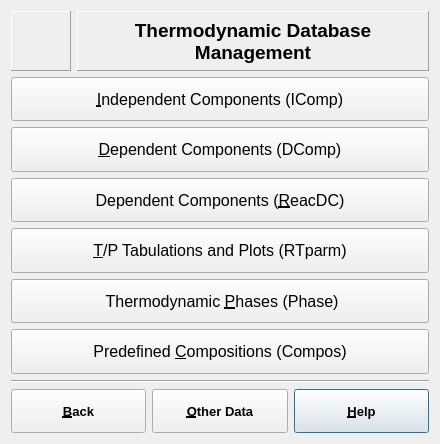
<?xml version="1.0" encoding="UTF-8"?>
<ui version="4.0">
 <class>DBDialogData</class>
 <widget class="QWidget" name="DBDialogData">
  <property name="geometry">
   <rect>
    <x>0</x>
    <y>0</y>
    <width>440</width>
    <height>444</height>
   </rect>
  </property>
  <property name="sizePolicy">
   <sizepolicy hsizetype="MinimumExpanding" vsizetype="MinimumExpanding">
    <horstretch>0</horstretch>
    <verstretch>0</verstretch>
   </sizepolicy>
  </property>
  <property name="minimumSize">
   <size>
    <width>440</width>
    <height>440</height>
   </size>
  </property>
  <property name="baseSize">
   <size>
    <width>0</width>
    <height>0</height>
   </size>
  </property>
  <property name="font">
   <font>
    <pointsize>10</pointsize>
   </font>
  </property>
  <property name="windowTitle">
   <string>DBDialogData</string>
  </property>
  <layout class="QVBoxLayout">
   <item>
    <layout class="QHBoxLayout">
     <item>
      <widget class="QLabel" name="pImg1">
       <property name="sizePolicy">
        <sizepolicy hsizetype="Fixed" vsizetype="Fixed">
         <horstretch>0</horstretch>
         <verstretch>0</verstretch>
        </sizepolicy>
       </property>
       <property name="minimumSize">
        <size>
         <width>60</width>
         <height>60</height>
        </size>
       </property>
       <property name="frameShape">
        <enum>QFrame::Panel</enum>
       </property>
       <property name="frameShadow">
        <enum>QFrame::Raised</enum>
       </property>
       <property name="pixmap">
        <pixmap resource="../../img.qrc">:/images/img/gems50.png</pixmap>
       </property>
       <property name="scaledContents">
        <bool>true</bool>
       </property>
       <property name="alignment">
        <set>Qt::AlignCenter</set>
       </property>
       <property name="wordWrap">
        <bool>false</bool>
       </property>
      </widget>
     </item>
     <item>
      <widget class="QLabel" name="TextLabel1">
       <property name="font">
        <font>
         <family>Arial</family>
         <pointsize>14</pointsize>
         <weight>75</weight>
         <italic>false</italic>
         <bold>true</bold>
        </font>
       </property>
       <property name="frameShape">
        <enum>QFrame::Panel</enum>
       </property>
       <property name="frameShadow">
        <enum>QFrame::Raised</enum>
       </property>
       <property name="text">
        <string>Thermodynamic Database Management</string>
       </property>
       <property name="alignment">
        <set>Qt::AlignCenter</set>
       </property>
       <property name="wordWrap">
        <bool>true</bool>
       </property>
      </widget>
     </item>
    </layout>
   </item>
   <item>
    <widget class="QPushButton" name="PushButton1">
     <property name="sizePolicy">
      <sizepolicy hsizetype="Minimum" vsizetype="Minimum">
       <horstretch>0</horstretch>
       <verstretch>0</verstretch>
      </sizepolicy>
     </property>
     <property name="font">
      <font>
       <pointsize>12</pointsize>
      </font>
     </property>
     <property name="toolTip">
      <string>Basic data describing stoichiometry units (eg. chemical elements)</string>
     </property>
     <property name="text">
      <string>&amp;Independent Components (IComp)</string>
     </property>
     <property name="shortcut">
      <string>Alt+I</string>
     </property>
     <property name="default">
      <bool>false</bool>
     </property>
    </widget>
   </item>
   <item>
    <widget class="QPushButton" name="PushButton1_2">
     <property name="sizePolicy">
      <sizepolicy hsizetype="Minimum" vsizetype="Minimum">
       <horstretch>0</horstretch>
       <verstretch>0</verstretch>
      </sizepolicy>
     </property>
     <property name="font">
      <font>
       <pointsize>12</pointsize>
      </font>
     </property>
     <property name="toolTip">
      <string>Formulae and standard-state thermochemical / EOS data  for species</string>
     </property>
     <property name="text">
      <string>&amp;Dependent Components (DComp)</string>
     </property>
     <property name="shortcut">
      <string>Alt+D</string>
     </property>
    </widget>
   </item>
   <item>
    <widget class="QPushButton" name="PushButton2_2">
     <property name="sizePolicy">
      <sizepolicy hsizetype="Minimum" vsizetype="Minimum">
       <horstretch>0</horstretch>
       <verstretch>0</verstretch>
      </sizepolicy>
     </property>
     <property name="font">
      <font>
       <pointsize>12</pointsize>
      </font>
     </property>
     <property name="toolTip">
      <string>Formulae and standard-state data for a species defined via reactions with other species</string>
     </property>
     <property name="text">
      <string>Dependent Components (&amp;ReacDC)</string>
     </property>
     <property name="shortcut">
      <string>Alt+R</string>
     </property>
    </widget>
   </item>
   <item>
    <widget class="QPushButton" name="PushButton1_2_2">
     <property name="sizePolicy">
      <sizepolicy hsizetype="Minimum" vsizetype="Minimum">
       <horstretch>0</horstretch>
       <verstretch>0</verstretch>
      </sizepolicy>
     </property>
     <property name="font">
      <font>
       <pointsize>12</pointsize>
      </font>
     </property>
     <property name="toolTip">
      <string>Definitions of T-P grid, calculation and plotting of thermodynamic data for dependent components</string>
     </property>
     <property name="text">
      <string>&amp;T/P Tabulations and Plots (RTparm)</string>
     </property>
     <property name="shortcut">
      <string>Alt+T</string>
     </property>
    </widget>
   </item>
   <item>
    <widget class="QPushButton" name="PushButton2_2_2">
     <property name="sizePolicy">
      <sizepolicy hsizetype="Minimum" vsizetype="Minimum">
       <horstretch>0</horstretch>
       <verstretch>0</verstretch>
      </sizepolicy>
     </property>
     <property name="font">
      <font>
       <pointsize>12</pointsize>
      </font>
     </property>
     <property name="toolTip">
      <string>Definitions of single- and multi-component phases to construct chemical systems</string>
     </property>
     <property name="text">
      <string> Thermodynamic &amp;Phases (Phase)</string>
     </property>
     <property name="shortcut">
      <string>Alt+P</string>
     </property>
    </widget>
   </item>
   <item>
    <widget class="QPushButton" name="PushButton2">
     <property name="sizePolicy">
      <sizepolicy hsizetype="Minimum" vsizetype="Minimum">
       <horstretch>0</horstretch>
       <verstretch>0</verstretch>
      </sizepolicy>
     </property>
     <property name="font">
      <font>
       <pointsize>12</pointsize>
      </font>
     </property>
     <property name="toolTip">
      <string>Definitions of stoichiometry entities for setting up bulk composition of chemical systems</string>
     </property>
     <property name="text">
      <string>Predefined &amp;Compositions (Compos)</string>
     </property>
     <property name="shortcut">
      <string>Alt+C</string>
     </property>
    </widget>
   </item>
   <item>
    <widget class="Line" name="Line1">
     <property name="frameShape">
      <enum>QFrame::HLine</enum>
     </property>
     <property name="frameShadow">
      <enum>QFrame::Sunken</enum>
     </property>
    </widget>
   </item>
   <item>
    <layout class="QHBoxLayout">
     <property name="spacing">
      <number>6</number>
     </property>
     <property name="margin">
      <number>0</number>
     </property>
     <item>
      <widget class="QPushButton" name="PushButton3">
       <property name="sizePolicy">
        <sizepolicy hsizetype="Minimum" vsizetype="Minimum">
         <horstretch>0</horstretch>
         <verstretch>0</verstretch>
        </sizepolicy>
       </property>
       <property name="font">
        <font>
         <pointsize>10</pointsize>
         <weight>75</weight>
         <bold>true</bold>
        </font>
       </property>
       <property name="toolTip">
        <string>Returns to GEM-Selektor Main dialog</string>
       </property>
       <property name="text">
        <string>&amp;Back</string>
       </property>
       <property name="shortcut">
        <string>Alt+B</string>
       </property>
       <property name="default">
        <bool>false</bool>
       </property>
      </widget>
     </item>
     <item>
      <widget class="QPushButton" name="PushButton4">
       <property name="sizePolicy">
        <sizepolicy hsizetype="Minimum" vsizetype="Minimum">
         <horstretch>0</horstretch>
         <verstretch>0</verstretch>
        </sizepolicy>
       </property>
       <property name="font">
        <font>
         <pointsize>10</pointsize>
         <weight>75</weight>
         <bold>true</bold>
        </font>
       </property>
       <property name="toolTip">
        <string>Press to manage records of other data types</string>
       </property>
       <property name="text">
        <string>&amp;Other Data</string>
       </property>
       <property name="shortcut">
        <string>Alt+O</string>
       </property>
      </widget>
     </item>
     <item>
      <widget class="QPushButton" name="PushButton5">
       <property name="sizePolicy">
        <sizepolicy hsizetype="Minimum" vsizetype="Minimum">
         <horstretch>0</horstretch>
         <verstretch>0</verstretch>
        </sizepolicy>
       </property>
       <property name="font">
        <font>
         <pointsize>10</pointsize>
         <weight>75</weight>
         <bold>true</bold>
        </font>
       </property>
       <property name="toolTip">
        <string>Learn about structure and access mechanisms of thermodynamic database</string>
       </property>
       <property name="text">
        <string>&amp;Help</string>
       </property>
       <property name="shortcut">
        <string>Alt+H</string>
       </property>
       <property name="default">
        <bool>true</bool>
       </property>
      </widget>
     </item>
    </layout>
   </item>
  </layout>
 </widget>
 <layoutdefault spacing="6" margin="11"/>
 <resources>
  <include location="../../img.qrc"/>
 </resources>
 <connections>
  <connection>
   <sender>PushButton3</sender>
   <signal>clicked()</signal>
   <receiver>DBDialogData</receiver>
   <slot>CmBack()</slot>
   <hints>
    <hint type="sourcelabel">
     <x>20</x>
     <y>20</y>
    </hint>
    <hint type="destinationlabel">
     <x>20</x>
     <y>20</y>
    </hint>
   </hints>
  </connection>
  <connection>
   <sender>PushButton4</sender>
   <signal>clicked()</signal>
   <receiver>DBDialogData</receiver>
   <slot>CmAdvanced()</slot>
   <hints>
    <hint type="sourcelabel">
     <x>20</x>
     <y>20</y>
    </hint>
    <hint type="destinationlabel">
     <x>20</x>
     <y>20</y>
    </hint>
   </hints>
  </connection>
  <connection>
   <sender>PushButton5</sender>
   <signal>clicked()</signal>
   <receiver>DBDialogData</receiver>
   <slot>CmHelp()</slot>
   <hints>
    <hint type="sourcelabel">
     <x>20</x>
     <y>20</y>
    </hint>
    <hint type="destinationlabel">
     <x>20</x>
     <y>20</y>
    </hint>
   </hints>
  </connection>
  <connection>
   <sender>PushButton1</sender>
   <signal>clicked()</signal>
   <receiver>DBDialogData</receiver>
   <slot>CmOpen_ICOMP()</slot>
   <hints>
    <hint type="sourcelabel">
     <x>20</x>
     <y>20</y>
    </hint>
    <hint type="destinationlabel">
     <x>20</x>
     <y>20</y>
    </hint>
   </hints>
  </connection>
  <connection>
   <sender>PushButton2</sender>
   <signal>clicked()</signal>
   <receiver>DBDialogData</receiver>
   <slot>CmOpen_COMPOS()</slot>
   <hints>
    <hint type="sourcelabel">
     <x>20</x>
     <y>20</y>
    </hint>
    <hint type="destinationlabel">
     <x>20</x>
     <y>20</y>
    </hint>
   </hints>
  </connection>
  <connection>
   <sender>PushButton1_2</sender>
   <signal>clicked()</signal>
   <receiver>DBDialogData</receiver>
   <slot>CmOpen_DCOMP()</slot>
   <hints>
    <hint type="sourcelabel">
     <x>20</x>
     <y>20</y>
    </hint>
    <hint type="destinationlabel">
     <x>20</x>
     <y>20</y>
    </hint>
   </hints>
  </connection>
  <connection>
   <sender>PushButton2_2</sender>
   <signal>clicked()</signal>
   <receiver>DBDialogData</receiver>
   <slot>CmOpen_REACDC()</slot>
   <hints>
    <hint type="sourcelabel">
     <x>20</x>
     <y>20</y>
    </hint>
    <hint type="destinationlabel">
     <x>20</x>
     <y>20</y>
    </hint>
   </hints>
  </connection>
  <connection>
   <sender>PushButton1_2_2</sender>
   <signal>clicked()</signal>
   <receiver>DBDialogData</receiver>
   <slot>CmOpen_RTPARM()</slot>
   <hints>
    <hint type="sourcelabel">
     <x>20</x>
     <y>20</y>
    </hint>
    <hint type="destinationlabel">
     <x>20</x>
     <y>20</y>
    </hint>
   </hints>
  </connection>
  <connection>
   <sender>PushButton2_2_2</sender>
   <signal>clicked()</signal>
   <receiver>DBDialogData</receiver>
   <slot>CmOpen_PHASE()</slot>
   <hints>
    <hint type="sourcelabel">
     <x>20</x>
     <y>20</y>
    </hint>
    <hint type="destinationlabel">
     <x>20</x>
     <y>20</y>
    </hint>
   </hints>
  </connection>
 </connections>
</ui>
